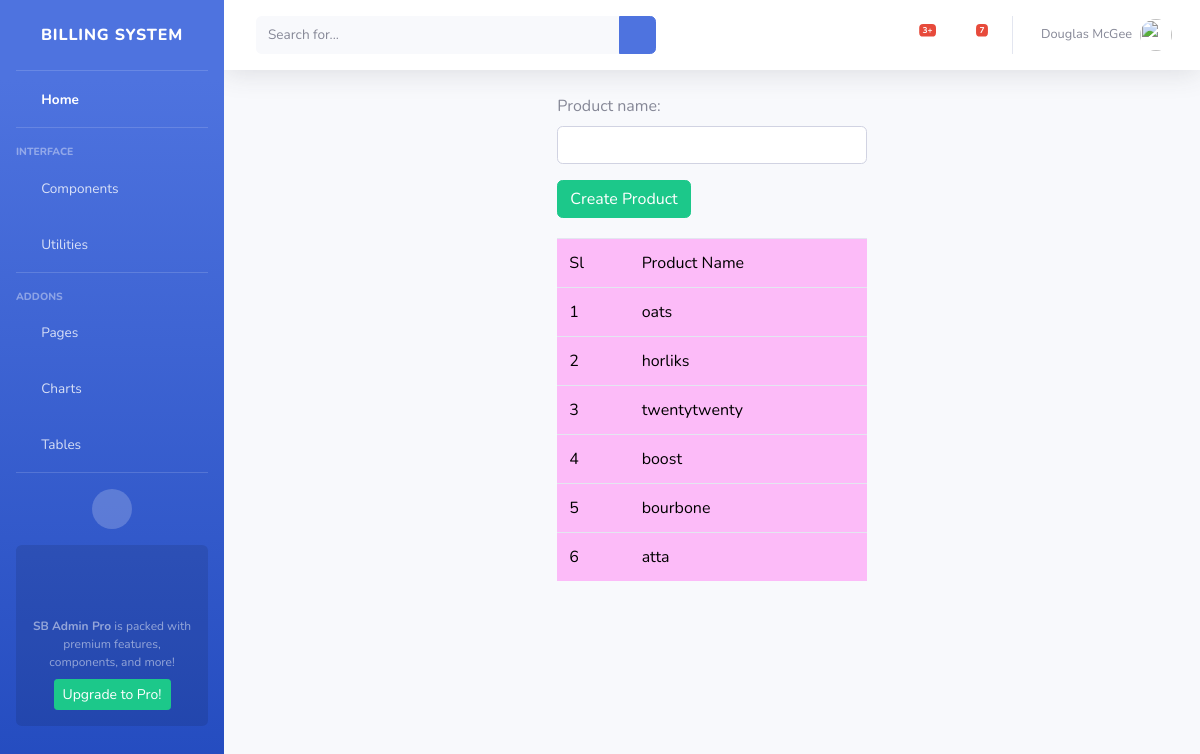
The page /billing/product on the database its author committed.
### bill/models.py (models this page shows, shortened)
class product(models.Model):
    product_name=models.CharField(max_length=150,unique=True)

### bill/views.py (the view, shortened to what this page needs)
# urls.py: path('product', productcreate.as_view(), name='product'),
class productcreate(TemplateView):
    model=product
    template_name = 'bill/productcreate.html'
    context={}
    def get(self, request, *args, **kwargs):
        form=productcreateform
        productlist=self.model.objects.all()
        self.context['productlist']=productlist
        self.context['form']=form
        return render(request,self.template_name,self.context)

### bill/templates/bill/productcreate.html (shortened to what this page needs)
<!DOCTYPE html>
{%extends 'bill/base.html'%}
{%block body_block%}
<div class="row">
    <div class="col"></div>
        <div class="col-lg-4">
                <form method="post">
                    {{form.as_p}}
                    <input type="submit" class='btn btn-success' value="Create Product">
                </form>
                <table class="table" style="background-color:rgb(252, 187, 248);color:black;margin-top:20px">
                    <tr>
                        <td>Sl</td>
                        <td>Product Name</td>
                    </tr>
                    {%for product in productlist%}
                    <tr>
                        <td>{{product.id}}</td>
                        <td>{{product.product_name}}</td>
                    </tr>
                    {%endfor%}
                </table>
        </div>
    <div class="col"></div>
</div>
{%endblock%}

### bill/templates/bill/base.html (shortened to what this page needs)
<!DOCTYPE html>
{%load static%}
<html lang="en">
<head>
    <link href="{% static 'vendor/fontawesome-free/css/all.min.css'%}" rel="stylesheet" type="text/css">
    <link href="{% static 'css/sb-admin-2.min.css'%}" rel="stylesheet">
</head>
<body id="page-top">
    <div id="wrapper">
        <ul class="navbar-nav bg-gradient-primary sidebar sidebar-dark accordion" id="accordionSidebar">
            <a class="sidebar-brand d-flex align-items-center justify-content-center" href="">
                <div class="sidebar-brand-text mx-3">Billing system <sup></sup></div>
            </a>
            <hr class="sidebar-divider my-0">
            <li class="nav-item active">
                <a class="nav-link" href="{%url 'admin' %}">
                    <i class="fas fa-fw fa-tachometer-alt"></i>
                    <span>Home</span></a>
            </li>
            <hr class="sidebar-divider">
            <div class="sidebar-heading">
                Interface
            </div>
            <li class="nav-item">
                <a class="nav-link collapsed" href="#" data-toggle="collapse" data-target="#collapseTwo"
                    aria-expanded="true" aria-controls="collapseTwo">
                    <i class="fas fa-fw fa-cog"></i>
                    <span>Components</span>
                </a>
            </li>
            <li class="nav-item">
                <a class="nav-link collapsed" href="#" data-toggle="collapse" data-target="#collapseUtilities"
                    aria-expanded="true" aria-controls="collapseUtilities">
                    <i class="fas fa-fw fa-wrench"></i>
                    <span>Utilities</span>
                </a>
            </li>
            <hr class="sidebar-divider">
            <div class="sidebar-heading">
                Addons
            </div>
            <li class="nav-item">
                <a class="nav-link collapsed" href="#" data-toggle="collapse" data-target="#collapsePages"
                    aria-expanded="true" aria-controls="collapsePages">
                    <i class="fas fa-fw fa-folder"></i>
                    <span>Pages</span>
                </a>
            </li>
            <li class="nav-item">
                <a class="nav-link" href="charts.html">
                    <i class="fas fa-fw fa-chart-area"></i>
                    <span>Charts</span></a>
            </li>
            <li class="nav-item">
                <a class="nav-link" href="tables.html">
                    <i class="fas fa-fw fa-table"></i>
                    <span>Tables</span></a>
            </li>
            <hr class="sidebar-divider d-none d-md-block">
            <div class="text-center d-none d-md-inline">
                <button class="rounded-circle border-0" id="sidebarToggle"></button>
            </div>
            <div class="sidebar-card">
                <p class="text-center mb-2"><strong>SB Admin Pro</strong> is packed with premium features, components, and more!</p>
                <a class="btn btn-success btn-sm" href="https://startbootstrap.com/theme/sb-admin-pro">Upgrade to Pro!</a>
            </div>
        </ul>
        <div id="content-wrapper" class="d-flex flex-column">
            <div id="content">
                <nav class="navbar navbar-expand navbar-light bg-white topbar mb-4 static-top shadow">
                    <form
                        class="d-none d-sm-inline-block form-inline mr-auto ml-md-3 my-2 my-md-0 mw-100 navbar-search">
                        <div class="input-group">
                            <input type="text" class="form-control bg-light border-0 small" placeholder="Search for..."
                                aria-label="Search" aria-describedby="basic-addon2">
                            <div class="input-group-append">
                                <button class="btn btn-primary" type="button">
                                    <i class="fas fa-search fa-sm"></i>
                                </button>
                            </div>
                        </div>
                    </form>
                    <ul class="navbar-nav ml-auto">
                        <li class="nav-item dropdown no-arrow mx-1">
                            <a class="nav-link dropdown-toggle" href="#" id="alertsDropdown" role="button"
                                data-toggle="dropdown" aria-haspopup="true" aria-expanded="false">
                                <i class="fas fa-bell fa-fw"></i>
                                <span class="badge badge-danger badge-counter">3+</span>
                            </a>
                        </li>
                        <li class="nav-item dropdown no-arrow mx-1">
                            <a class="nav-link dropdown-toggle" href="#" id="messagesDropdown" role="button"
                                data-toggle="dropdown" aria-haspopup="true" aria-expanded="false">
                                <i class="fas fa-envelope fa-fw"></i>
                                <span class="badge badge-danger badge-counter">7</span>
                            </a>
                        </li>
                        <li class="nav-item dropdown no-arrow">
                            <a class="nav-link dropdown-toggle" href="#" id="userDropdown" role="button"
                                data-toggle="dropdown" aria-haspopup="true" aria-expanded="false">
                                <span class="mr-2 d-none d-lg-inline text-gray-600 small">Douglas McGee</span>
                                <img class="img-profile rounded-circle"
                                    src="img/undraw_profile.svg">
                            </a>
                        </li>
                    </ul>
                </nav>
{%block body_block%}{%endblock%}
        </div>
    </div>
</body>
</html>

### rows shown on the page
product: id "1", product_name "oats"
product: id "2", product_name "horliks"
product: id "3", product_name "twentytwenty"
product: id "4", product_name "boost"
product: id "5", product_name "bourbone"
product: id "6", product_name "atta"
